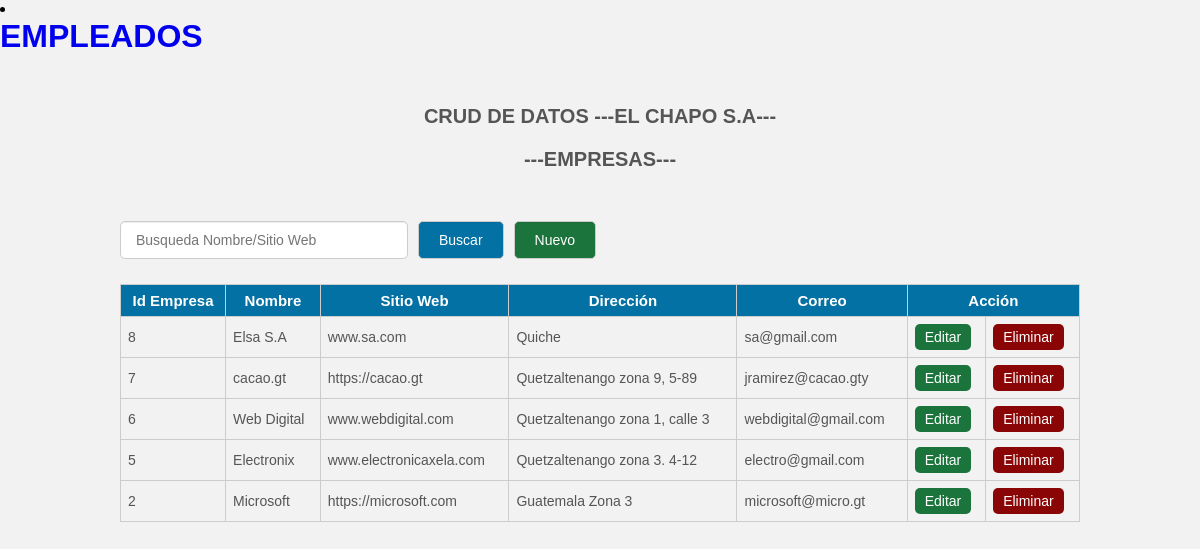
/entidad.php, run on the app's committed database.
### tables this page shows
CREATE TABLE IF NOT EXISTS `empresas` (
  `id` int(11) NOT NULL AUTO_INCREMENT,
  `nombre` text NOT NULL,
  `sitiow` text NOT NULL,
  `direccion` text NOT NULL,
  `correo` text NOT NULL,
  PRIMARY KEY (`id`)
);

### entidad.php (the view, shortened to what this page needs)
<?php
	include_once 'conexion.php';
	$sentencia_select=$con->prepare('SELECT *FROM empresas ORDER BY id DESC');
	$sentencia_select->execute();
	$resultado=$sentencia_select->fetchAll();
?>
<!DOCTYPE html>
<html lang="es">
<head>
	<link rel="stylesheet" href="css/estilo.css">
	<li><h1><a href="index.php">EMPLEADOS</a></h1></li>
</head>
<body>
	<div class="contenedor">
		<h2>CRUD DE DATOS ---EL CHAPO S.A--- </h2>
		<h2> ---EMPRESAS--- </h2>
		<div class="barra__buscador">
			<form action="" class="formulario" method="post">
				<input type="text" name="buscar" placeholder="Busqueda Nombre/Sitio Web"
				value="<?php if(isset($buscar_text)) echo $buscar_text; ?>" class="input__text">
				<input type="submit" class="btn" name="btn_buscar" value="Buscar">
				<a href="insertarE.php" class="btn btn__nuevo">Nuevo</a>
			</form>
		</div>
		<table>
			<tr class="head">
				<td>Id Empresa</td>
				<td>Nombre</td>
				<td>Sitio Web</td>
				<td>Dirección</td>
				<td>Correo</td>
				<td colspan="2">Acción</td>
			</tr>
			<?php foreach($resultado as $fila):?>
				<tr >
					<td><?php echo $fila['id']; ?></td>
					<td><?php echo $fila['nombre']; ?></td>
					<td><?php echo $fila['sitiow']; ?></td>
					<td><?php echo $fila['direccion']; ?></td>
					<td><?php echo $fila['correo']; ?></td>
				<td><a href="editarE.php?id=<?php echo $fila['id']; ?>"  class="btn__update" >Editar</a></td>
					<td><a href="eliminarE.php?id=<?php echo $fila['id']; ?>" class="btn__delete">Eliminar</a></td>
				</tr>
			<?php endforeach ?>
		</table>
	</div>
</body>
</html>

### css/estilo.css (style rules this page uses)
* { padding: 0; margin: 0px; box-sizing: border-box; }
body { font-family: 'Arial',sans-serif; font-size: 16px; background: #f2f2f2; }
a { text-decoration: none; }
.contenedor { width: 80%; max-width: 1000px; margin: 30px auto; overflow: hidden; }
h2 { display: block; margin-top: 20px; margin-bottom: 20px; text-align: center; font-size: 20px; font-family: 'Arial', sans-serif; font-weight: bold; color: #555; }
.barra__buscador { width: 100%; margin-top: 50px; margin-bottom: 10px; }
.formulario { display: flex; width: 100%; overflow: hidden; }
form .input__text { width: 100%; border: 1px solid #ccc; border-radius: 5px; box-shadow: 0 1px 1px rgba(0, 0, 0, 0.075) inset; color: #848688; display: block; font-size: 14px; margin-bottom: 15px; padding: 10px 15px; max-width: 30%; margin-right: 10px; outline: medium none; }
form .btn { border: 1px solid #ccc; border-radius: 5px; box-shadow: 0 1px 1px rgba(0, 0, 0, 0.075) inset; color: #fff; display: block; font-size: 14px; background: rgb(3, 113, 163); margin-bottom: 15px; padding: 10px 20px; margin-right: 10px; outline: medium none; cursor: pointer; }
.btn__nuevo { float: right; background: #1b743c !important; }
table { width: 100%; border-collapse: collapse; }
table .head { background: rgb(3, 113, 163); }
table .head td { color: #fff; font-family: 'Arial',sans-serif; font-weight: bold; font-size: 15px; text-align: center; }
table tr td { border:1px solid #ccc; padding: 7px; font-size: 14px; color: #555; }
.btn__update { display: inline-block; font-size: 14px; background: #1b743c; color: #fff; border-radius: 5px; padding: 5px 10px; }
.btn__delete { display: inline-block; font-size: 14px; background: #8a0505; color: #fff; border-radius: 5px; padding: 5px 10px; }

### data on the page
empresas: id "8", nombre "Elsa S.A", sitiow "www.sa.com", direccion "Quiche", correo "sa@gmail.com"
empresas: id "7", nombre "cacao.gt", sitiow "https://cacao.gt", direccion "Quetzaltenango zona 9, 5-89", correo "jramirez@cacao.gty"
empresas: id "6", nombre "Web Digital", sitiow "www.webdigital.com", direccion "Quetzaltenango zona 1, calle 3", correo "webdigital@gmail.com"
empresas: id "5", nombre "Electronix", sitiow "www.electronicaxela.com", direccion "Quetzaltenango zona 3. 4-12", correo "electro@gmail.com"
empresas: id "2", nombre "Microsoft", sitiow "https://microsoft.com", direccion "Guatemala Zona 3", correo "microsoft@micro.gt"
